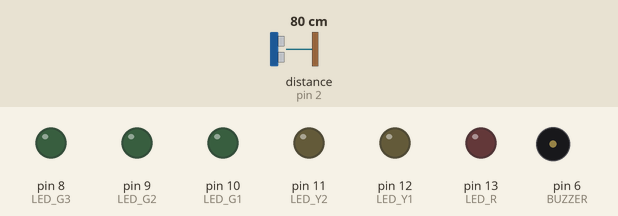
This sketch was run on a simulated Arduino Uno, built with avr-gcc and run on an emulated ATmega328P. Parts: output pins drawn as LEDs (lit = HIGH), buzzer (waves = sounding). Wiring (inferred from the names in the program): ultrasonic range finder: trigger pin 4; echo pin 2. The test bench sets the inputs (shaded band); at power-on: distance to the obstacle (sensor on pin 2) 80 cm. The echo pulse lasts 58.3 µs per cm; pins used as bus, display or sensor lines are not drawn.

Above: at 1.2 s.
1.3 s: distance to the obstacle (sensor on pin 2) set to 64 cm
2.8 s: distance to the obstacle (sensor on pin 2) set to 57 cm
At 2.98 s:
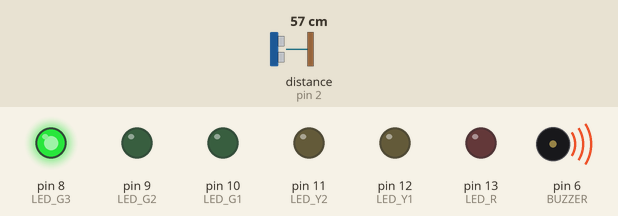
5.8 s: distance to the obstacle (sensor on pin 2) set to 47 cm
At 6.47 s:
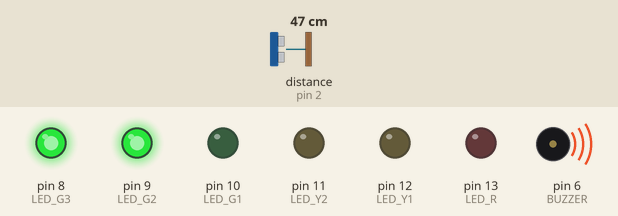
8.8 s: distance to the obstacle (sensor on pin 2) set to 2 cm
At 9.18 s:
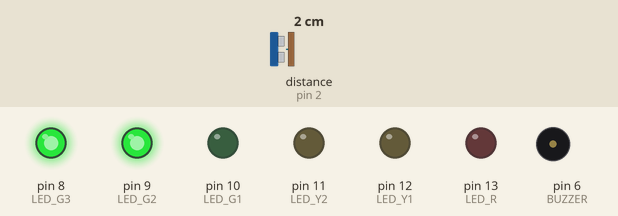
11.8 s: distance to the obstacle (sensor on pin 2) set to 9 cm
14.8 s: distance to the obstacle (sensor on pin 2) set to 14 cm
At 14.95 s:
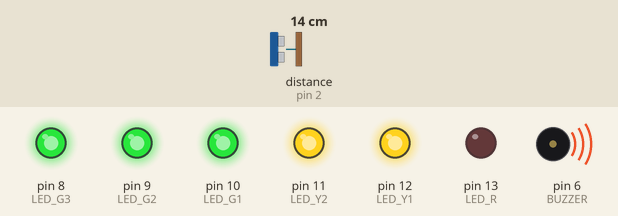
Timing chart, 0 to 18.8 s (numbered marks = the images above; inputs shaded):
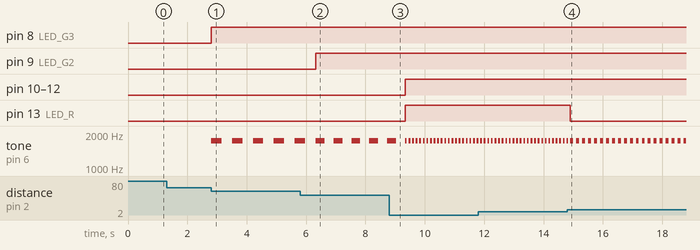

The sketch:

sensor-de-proximidade.ino
```cpp
// Portas dos LEDs
const int LED_R = 13;
const int LED_Y1 = 12;
const int LED_Y2 = 11;
const int LED_G1 = 10;
const int LED_G2 = 9;
const int LED_G3 = 8;

// Porta do Buzzer
const int BUZZER = 6;

// Portas do Sensor
const int TRIG = 4;
const int ECHO = 2;

void setup() {
  pinMode(LED_R, OUTPUT);
  pinMode(LED_Y1, OUTPUT);
  pinMode(LED_Y2, OUTPUT);
  pinMode(LED_G1, OUTPUT);
  pinMode(LED_G2, OUTPUT);
  pinMode(LED_G3, OUTPUT);

  pinMode(BUZZER, OUTPUT);

  pinMode(TRIG, OUTPUT);
  pinMode(ECHO, INPUT);
}

int medirDistancia() {
  digitalWrite(TRIG, LOW);
  delayMicroseconds(2);
  digitalWrite(TRIG, HIGH);
  delayMicroseconds(10);
  digitalWrite(TRIG, LOW);

  return pulseIn(ECHO, HIGH, 30000) / 58;
}

void acionarLED(bool led1, bool led2, bool led3, bool led4, bool led5, bool led6) {
  digitalWrite(LED_R, led1);
  digitalWrite(LED_Y1, led2);
  digitalWrite(LED_Y2, led3);
  digitalWrite(LED_G1, led4);
  digitalWrite(LED_G2, led5);
  digitalWrite(LED_G3, led6);
}

void acionarAlarmeSonoro(int intervalo) {
  tone(BUZZER, 1750);
  delay(intervalo);
  noTone(BUZZER);
  delay(intervalo);
}

void loop() {
  int intervalo_sonoro = -1;
  int distancia = medirDistancia();

  if (distancia > 60) {
    acionarLED(LOW, LOW, LOW, LOW, LOW, LOW);
    noTone(BUZZER);
  } else if (distancia > 50) {
    intervalo_sonoro = 350;
    acionarLED(LOW, LOW, LOW, LOW, LOW, HIGH);
  } else if (distancia > 40) {
    intervalo_sonoro = 300;
    acionarLED(LOW, LOW, LOW, LOW, HIGH, HIGH);
  } else if (distancia > 30) {
    intervalo_sonoro = 250;
    acionarLED(LOW, LOW, LOW, HIGH, HIGH, HIGH);
  } else if (distancia > 20) {
    intervalo_sonoro = 150;
    acionarLED(LOW, LOW, HIGH, HIGH, HIGH, HIGH);
  } else if (distancia > 10) {
    intervalo_sonoro = 100;
    acionarLED(LOW, HIGH, HIGH, HIGH, HIGH, HIGH);
  } else if (distancia > 0) {
    intervalo_sonoro = 60;
    acionarLED(HIGH, HIGH, HIGH, HIGH, HIGH, HIGH);
  }

  if (intervalo_sonoro != -1)
    acionarAlarmeSonoro(intervalo_sonoro);

}
```

Measured:
- the behaviour switches between 61 and 60 cm on distance to the obstacle (sensor on pin 2) (found by bisection; images 0 and 1)
- the behaviour switches between 52 and 51 cm on distance to the obstacle (sensor on pin 2) (found by bisection; images 1 and 2)
- the behaviour switches between 11 and 12 cm on distance to the obstacle (sensor on pin 2) (found by bisection; images 3 and 4)
- after the input at 1.3 s, every drawn part: stays the same
- after the input at 2.8 s, pin 8 (LED_G3): LOW → HIGH at once; tone on pin 6 (BUZZER): alternates 1750 Hz for 0.35 s and silent for 0.35 s, starting at once
- after the input at 5.8 s, pin 9 (LED_G2): LOW → HIGH after 0.52 s
- after the input at 8.8 s, pin 10 (LED_G1), pin 11 (LED_Y2), pin 12 (LED_Y1), pin 13 (LED_R): LOW → HIGH after 0.54 s
- after the input at 14.8 s, pin 13 (LED_R): HIGH → LOW after 0.10 s; tone on pin 6 (BUZZER): alternates 1750 Hz for 0.10 s and silent for 0.10 s, starting after 0.20 s
